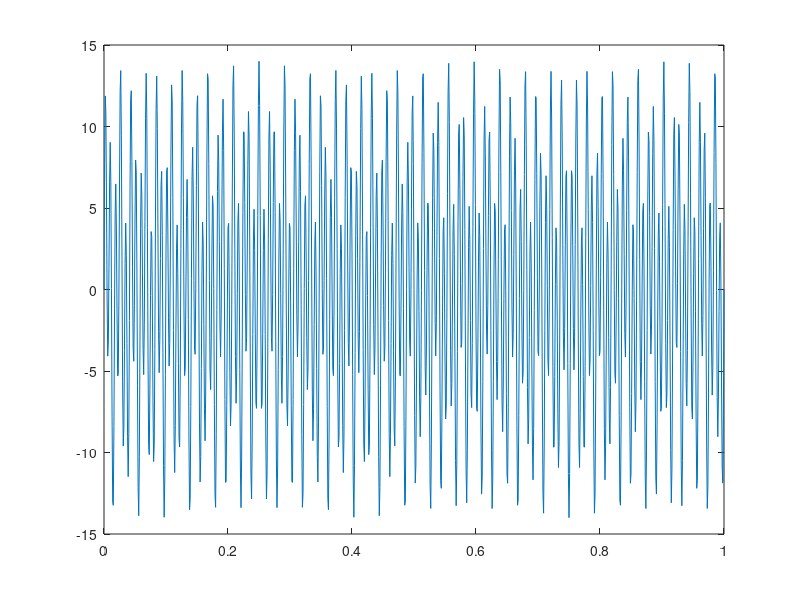

Recreate this plot in MATLAB.
%1665909 ELEN4006 Lab 2 19 April 21
%% SETUP
A = 1;
B = 6;
C = 6;
D = 5;
E = 9;
F = 0;

a = 50 -A;
b = 100 + 4*B -3*A;
c = 200 + 5*C;

times = 0:0.001:1;
inputSignal = D*sin(2*pi*a*times) + E*sin(2*pi*b*times) + F*sin(2*pi*c*times);
figure 
plot(times, inputSignal)

%% ERROR
numerator = 1;
denominator = [1000,1.5*10^-6];
sys = tf(numerator,denominator)
